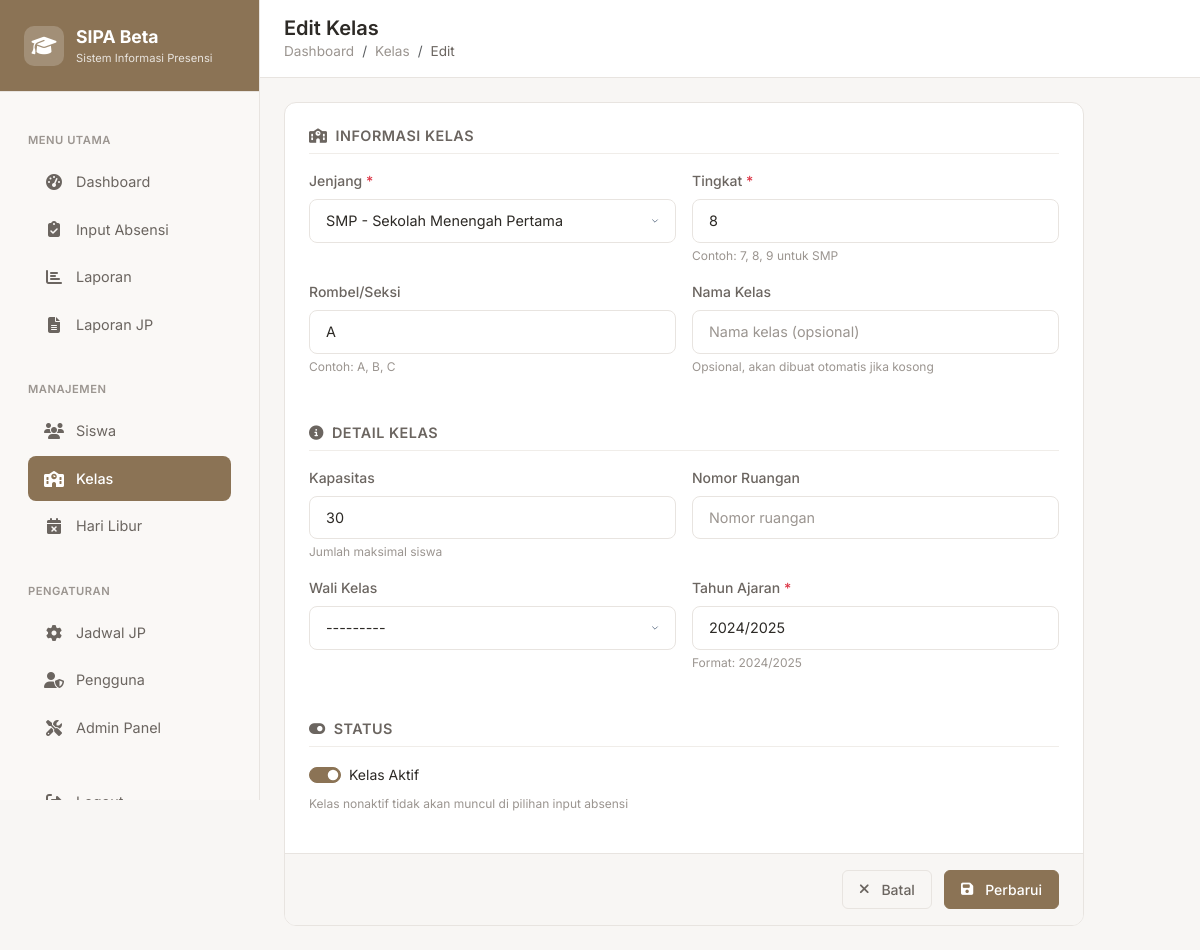
The app's page /manage/classrooms/1328828e-d72b-482e-9a2e-29be6d1a0e13/edit/ (signed in) with its own data.
### attendance/models.py (models this page shows, shortened)
class BaseModel(models.Model):
    id = models.UUIDField(primary_key=True, default=uuid.uuid4, editable=False)
    created_at = models.DateTimeField(auto_now_add=True)
    updated_at = models.DateTimeField(auto_now=True)
    created_by = models.ForeignKey(
        User,
        on_delete=models.SET_NULL,
        null=True,
        blank=True,
        related_name='%(class)s_created'
    )
    updated_by = models.ForeignKey(
        User,
        on_delete=models.SET_NULL,
        null=True,
        blank=True,
        related_name='%(class)s_updated'
    )
    class Meta:
        abstract = True

class Classroom(BaseModel):
    academic_level = models.ForeignKey(
        AcademicLevel,
        on_delete=models.CASCADE,
        help_text="Academic level (SMP/SMA)"
    )
    grade = models.PositiveIntegerField(help_text="Grade level (7, 8, 9, 10, 11, 12)")
    section = models.CharField(
        max_length=5,
        blank=True,
        help_text="Class section (A, B, C, etc.)"
    )
    name = models.CharField(max_length=50, help_text="Display name for the classroom")
    capacity = models.PositiveIntegerField(default=30)
    room_number = models.CharField(max_length=20, blank=True)
    homeroom_teacher = models.ForeignKey(
        User,
        on_delete=models.SET_NULL,
        null=True,
        blank=True,
        related_name='homeroom_classes'
    )
    is_active = models.BooleanField(default=True)
    academic_year = models.CharField(
        max_length=9,
        help_text="Academic year (e.g., 2024/2025)"
    )
    class Meta:
        unique_together = ['academic_level', 'grade', 'section', 'academic_year']
        ordering = ['academic_level', 'grade', 'section']
        indexes = [
            models.Index(fields=['academic_level', 'grade']),
            models.Index(fields=['is_active']),
            models.Index(fields=['academic_year']),
        ]
        verbose_name = 'Classroom'
        verbose_name_plural = 'Classrooms'

### attendance/views.py (the view)
# urls.py: path('manage/classrooms/<uuid:pk>/edit/', views.manage_classroom_edit, name='manage_classroom_edit'),
@login_required
@admin_required
def manage_classroom_edit(request, pk):
    classroom = get_object_or_404(Classroom, pk=pk)
    if request.method == 'POST':
        form = ClassroomForm(request.POST, instance=classroom)
        if form.is_valid():
            try:
                classroom = form.save(commit=False)
                classroom.updated_by = request.user
                classroom.save()
                messages.success(request, f'Kelas "{classroom}" berhasil diperbarui')
                return redirect('manage_classroom_list')
            except Exception as e:
                logger.error(f"Error updating classroom: {str(e)}")
                messages.error(request, f"Gagal memperbarui kelas: {str(e)}")
    else:
        form = ClassroomForm(instance=classroom)
    return render(request, 'manage/classrooms/form.html', {
        'form': form,
        'classroom': classroom,
        'is_edit': True,
    })

### attendance/context_processors.py (called while the page is built)
def app_context(request):
    return {
        'app_config': getattr(settings, 'SIPA_YAUMI', {}),
        'app_name': getattr(settings, 'SIPA_YAUMI', {}).get('APP_NAME', 'SIPA Beta '),
        'school_name': getattr(settings, 'SIPA_YAUMI', {}).get('SCHOOL_NAME', 'PESANTREN YAUMI YOGYAKARTA'),
        'app_version': getattr(settings, 'SIPA_YAUMI', {}).get('VERSION', '1.0.0'),
    }

### attendance/models.py (called while the page is built)
    def __str__(self):
        return f"{self.code} - {self.name}"

### templates/manage/classrooms/form.html (shortened to what this page needs)
{% extends 'manage/base_form.html' %}
{% load static %}
{% block page_title %}{% if is_edit %}Edit Kelas{% else %}Tambah Kelas{% endif %}{% endblock %}
{% block breadcrumb_items %}
<li class="breadcrumb-item"><a href="{% url 'manage_classroom_list' %}">Kelas</a></li>
<li class="breadcrumb-item active">{% if is_edit %}Edit{% else %}Tambah{% endif %}</li>
{% endblock %}
{% block cancel_url %}{% url 'manage_classroom_list' %}{% endblock %}
{% block submit_text %}{% if is_edit %}Perbarui{% else %}Simpan{% endif %}{% endblock %}
{% block form_content %}
<div class="form-section">
    <h6 class="form-section-title">
        <i class="fas fa-school me-2"></i>Informasi Kelas
    </h6>
    <div class="form-row">
        <div class="mb-3">
            <label for="id_academic_level" class="form-label">
                Jenjang <span class="text-danger">*</span>
            </label>
            {{ form.academic_level }}
        </div>
        <div class="mb-3">
            <label for="id_grade" class="form-label">
                Tingkat <span class="text-danger">*</span>
            </label>
            {{ form.grade }}
            <div class="form-text">Contoh: 7, 8, 9 untuk SMP</div>
        </div>
    </div>
    <div class="form-row">
        <div class="mb-3">
            <label for="id_section" class="form-label">Rombel/Seksi</label>
            {{ form.section }}
            <div class="form-text">Contoh: A, B, C</div>
        </div>
        <div class="mb-3">
            <label for="id_name" class="form-label">Nama Kelas</label>
            {{ form.name }}
            <div class="form-text">Opsional, akan dibuat otomatis jika kosong</div>
        </div>
    </div>
</div>
<div class="form-section">
    <h6 class="form-section-title">
        <i class="fas fa-info-circle me-2"></i>Detail Kelas
    </h6>
    <div class="form-row">
        <div class="mb-3">
            <label for="id_capacity" class="form-label">Kapasitas</label>
            {{ form.capacity }}
            <div class="form-text">Jumlah maksimal siswa</div>
        </div>
        <div class="mb-3">
            <label for="id_room_number" class="form-label">Nomor Ruangan</label>
            {{ form.room_number }}
        </div>
    </div>
    <div class="form-row">
        <div class="mb-3">
            <label for="id_homeroom_teacher" class="form-label">Wali Kelas</label>
            {{ form.homeroom_teacher }}
        </div>
        <div class="mb-3">
            <label for="id_academic_year" class="form-label">
                Tahun Ajaran <span class="text-danger">*</span>
            </label>
            {{ form.academic_year }}
            <div class="form-text">Format: 2024/2025</div>
        </div>
    </div>
</div>
<div class="form-section">
    <h6 class="form-section-title">
        <i class="fas fa-toggle-on me-2"></i>Status
    </h6>
    <div class="form-row">
        <div class="mb-3">
            <div class="form-check form-switch">
                {{ form.is_active }}
                <label class="form-check-label" for="id_is_active">
                    Kelas Aktif
                </label>
            </div>
            <div class="form-text">Kelas nonaktif tidak akan muncul di pilihan input absensi</div>
        </div>
    </div>
</div>
{% endblock %}

### static/css/main.css (style rules this page uses)
:root { --primary-50: #EEF2FF; --primary-100: #E0E7FF; --primary-200: #C7D2FE; --primary-300: #A5B4FC; --primary-400: #818CF8; --primary-500: #6366F1; --primary-600: #4F46E5; --primary-700: #4338CA; --primary-800: #3730A3; --primary-900: #312E81; --primary: var(--primary-600); --primary-hover: var(--primary-700); --primary-light: var(--primary-100); --slate-50: #F8FAFC; --slate-100: #F1F5F9; --slate-200: #E2E8F0; --slate-300: #CBD5E1; --slate-400: #94A3B8; --slate-500: #64748B; --slate-600: #475569; --slate-700: #334155; --slate-800: #1E293B; --slate-900: #0F172A; --status-hadir: #22C55E; --status-hadir-bg: #DCFCE7; --status-hadir-hover: #16A34A; --status-hadir-text: #166534; --status-sakit: #EAB308; --status-sakit-bg: #FEF9C3; --status-sakit-hover: #CA8A04; --status-sakit-text: #854D0E; --status-izin: #3B82F6; --status-izin-bg: #DBEAFE; --status-izin-hover: #2563EB; --status-izin-text: #1E40AF; --status-alpa: #EF4444; --status-alpa-bg: #FEE2E2; --status-alpa-hover: #DC2626; --status-alpa-text: #991B1B; --success: var(--status-hadir); --success-bg: var(--status-hadir-bg); --warning: var(--status-sakit); --warning-bg: var(--status-sakit-bg); --info: var(--status-izin); --info-bg: var(--status-izin-bg); --danger: var(--status-alpa); --danger-bg: var(--status-alpa-bg); --bg-white: #FFFFFF; --bg-light: var(--slate-50); --bg-muted: var(--slate-100); --bg-dark: var(--slate-900); --text-primary: var(--slate-900); --text-secondary: var(--slate-500); --text-muted: var(--slate-400); --text-light: var(--slate-300); --text-white: #FFFFFF; --border-color: var(--slate-200); --border-light: var(--slate-100); --border-dark: var(--slate-300); --spacing-0: 0; --spacing-1: 0.25rem; --spacing-2: 0.5rem; --spacing-3: 0.75rem; --spacing-4: 1rem; --spacing-5: 1.25rem; --spacing-6: 1.5rem; --spacing-8: 2rem; --spacing-10: 2.5rem; --spacing-12: 3rem; --spacing-16: 4rem; --radius-none: 0; --radius-sm: 4px; --radius-md: 6px; --radius-lg: 8px; --radius-xl: 12px; --radius-2xl: 16px; --radius-full: 9999px; --shadow-xs: 0 1px 2px 0 rgb(0 0 0 / 0.05); --shadow-sm: 0 1px 3px 0 rgb(0 0 0 / 0.1), 0 1px 2px -1px rgb(0 0 0 / 0.1); --shadow-md: 0 4px 6px -1px rgb(0 0 0 / 0.1), 0 2px 4px -2px rgb(0 0 0 / 0.1); --shadow-lg: 0 10px 15px -3px rgb(0 0 0 / 0.1), 0 4px 6px -4px rgb(0 0 0 / 0.1); --shadow-xl: 0 20px 25px -5px rgb(0 0 0 / 0.1), 0 8px 10px -6px rgb(0 0 0 / 0.1); --shadow-2xl: 0 25px 50px -12px rgb(0 0 0 / 0.25); --shadow-inner: inset 0 2px 4px 0 rgb(0 0 0 / 0.05); --shadow-none: 0 0 #0000; --shadow-focus: 0 0 0 3px var(--primary-100); --shadow-focus-danger: 0 0 0 3px var(--status-alpa-bg); --font-family: 'Inter', -apple-system, BlinkMacSystemFont, 'Segoe UI', Roboto, 'Helvetica Neue', Arial, sans-serif; --font-family-mono: ui-monospace, SFMono-Regular, 'SF Mono', Menlo, Consolas, monospace; --text-xs: 0.75rem; --text-sm: 0.875rem; --text-base: 1rem; --text-lg: 1.125rem; --text-xl: 1.25rem; --text-2xl: 1.5rem; --text-3xl: 1.875rem; --text-4xl: 2.25rem; --font-normal: 400; --font-medium: 500; --font-semibold: 600; --font-bold: 700; --leading-none: 1; --leading-tight: 1.25; --leading-snug: 1.375; --leading-normal: 1.5; --leading-relaxed: 1.625; --sidebar-width: 260px; --sidebar-collapsed-width: 64px; --header-height: 64px; --content-max-width: 1400px; --transition-fast: 150ms ease; --transition-base: 200ms ease; --transition-slow: 300ms ease; --z-dropdown: 100; --z-sticky: 200; --z-fixed: 300; --z-modal-backdrop: 400; --z-modal: 500; --z-popover: 600; --z-tooltip: 700; --z-toast: 800; }
*, *::before, *::after { box-sizing: border-box; }
html { font-size: 16px; -webkit-text-size-adjust: 100%; -webkit-font-smoothing: antialiased; -moz-osx-font-smoothing: grayscale; }
body { margin: 0; font-family: var(--font-family); font-size: var(--text-base); font-weight: var(--font-normal); line-height: var(--leading-normal); color: var(--text-primary); background-color: var(--bg-light); }
h1, h2, h3, h4, h5, h6 { margin-top: 0; margin-bottom: var(--spacing-2); font-weight: var(--font-semibold); line-height: var(--leading-tight); color: var(--text-primary); }
h6 { font-size: var(--text-sm); }
a { color: var(--primary); text-decoration: none; transition: color var(--transition-fast); }
.text-danger { color: var(--danger); }

### static/css/responsive.css (style rules this page uses)
.form-control, .form-select { font-size: 16px; width: 100%; }

### records on screen
Classroom: academic_level "SMP - Sekolah Menengah Pertama", grade "8", section "A", capacity "30", homeroom_teacher "---------", academic_year "2024/2025", is_active "☑"
